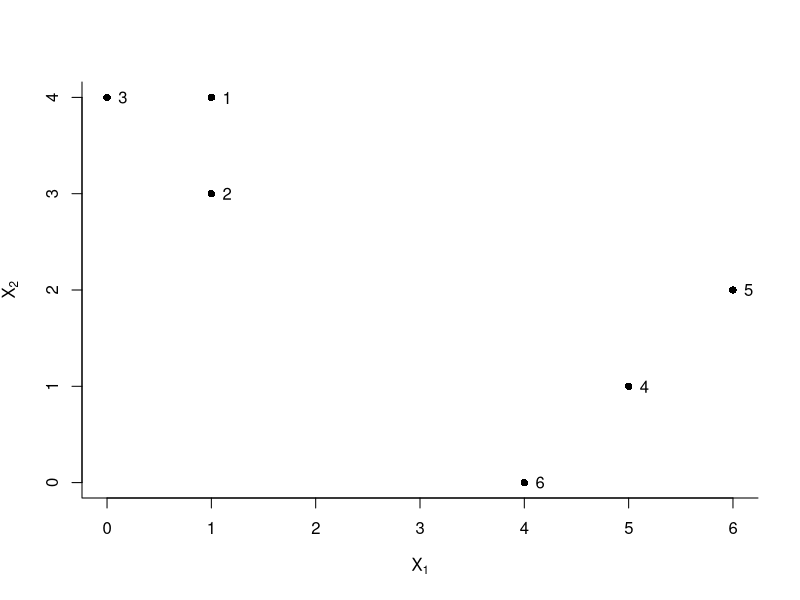
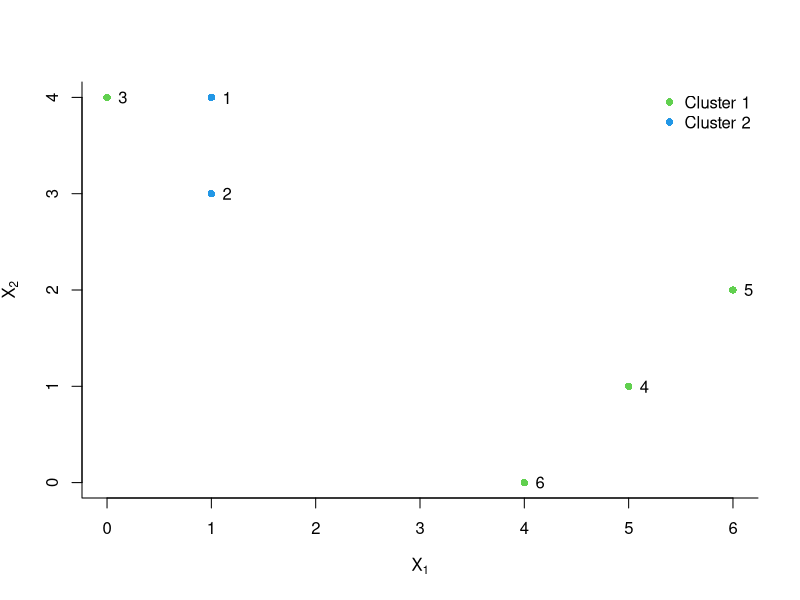
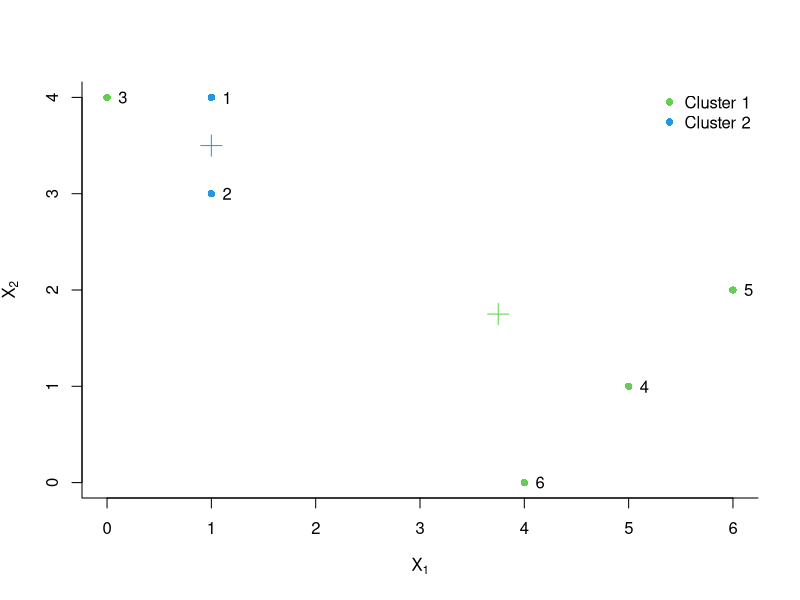
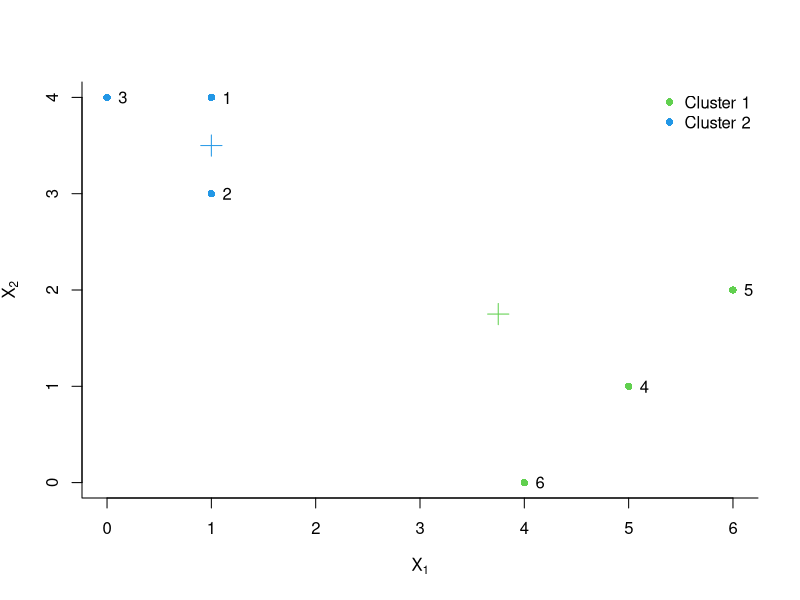
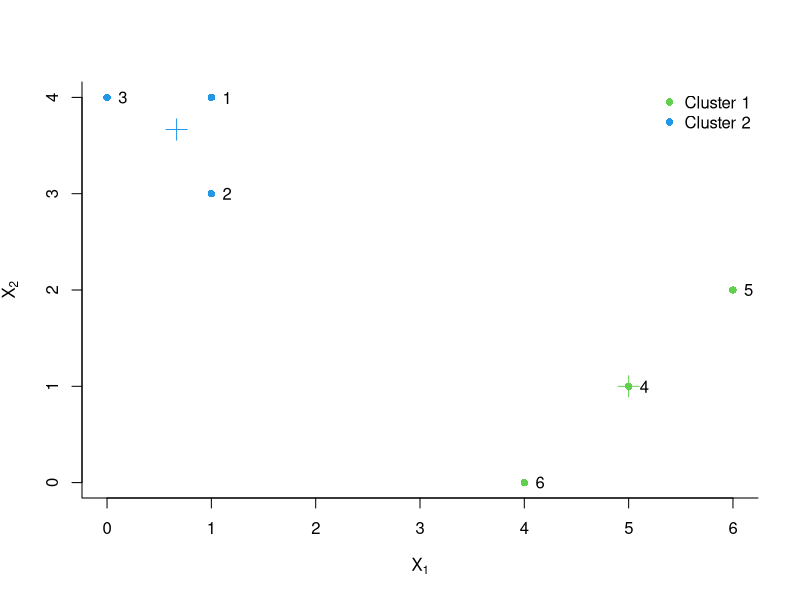
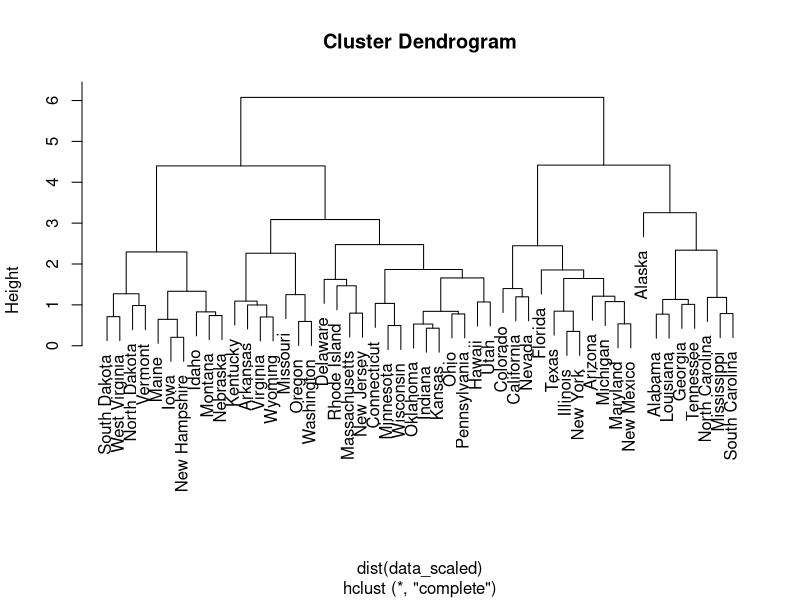

R code for these plots, in order: (Note: this script raises an error after producing the figures.)
x1 = c(1, 1, 0, 5, 6, 4)
x2 = c(4, 3, 4, 1, 2, 0)
x = cbind(x1, x2)
plot(x[,1], x[,2],
xlab = expression(X[1]),
ylab = expression(X[2]),
bty = "l",
     pch = 16)
text(x[,1]+0.15, x[,2], 1:6)


set.seed(2100)
labels = sample(2, nrow(x), replace = T)
x = cbind(x, labels)
x

plot(x[,1], x[,2],
xlab = expression(X[1]),
ylab = expression(X[2]),
bty = "l",
col = labels+2,
pch = 16)
text(x[,1]+0.15, x[,2], 1:6)
legend("topright", legend = c("Cluster 1", "Cluster 2"),
col = c(1,2)+2, pch = 16, bty = "n")

# Cluster one
centroid_one = colMeans(x[x[,3] == 1,, drop = FALSE])[1:2]
centroid_one

# Cluster two
centroid_two = colMeans(x[x[,3] == 2,, drop = FALSE])[1:2]
centroid_two

plot(x[,1], x[,2],
xlab = expression(X[1]),
ylab = expression(X[2]),
col = labels+2,
bty = "l",
pch = 16)
text(x[,1]+0.15, x[,2], 1:6)
legend("topright", legend = c("Cluster 1", "Cluster 2"),
col = c(1,2)+2, pch = 16, bty = "n")
points(centroid_one[1], centroid_one[2], pch = 3, col = 3, cex = 2)
points(centroid_two[1], centroid_two[2], pch = 3, col = 4, cex = 2)



labels = c(2, 2, 2, 1, 1, 1)
x[,3] = labels
plot(x[, 1], x[, 2],
xlab = expression(X[1]),
ylab = expression(X[2]),
bty = "l",
col = labels + 2,
pch = 16)
text(x[,1]+0.15, x[,2], 1:6)
legend("topright", legend = c("Cluster 1", "Cluster 2"),
col = c(1,2)+2, pch = 16, bty = "n")
points(centroid_one[1], centroid_one[2], pch = 3, col = 3, cex = 2)
points(centroid_two[1], centroid_two[2], pch = 3, col = 4, cex = 2)




# Cluster one
centroid_one = colMeans(x[x[,3] == 1,, drop = FALSE])[1:2]
centroid_one


# Cluster two
centroid_two = colMeans(x[x[,3] == 2,, drop = FALSE])[1:2]
centroid_two


plot(x[,1], x[,2],
xlab = expression(X[1]),
ylab = expression(X[2]),
col = labels+2,
bty = "l",
pch = 16)
text(x[,1]+0.15, x[,2], 1:6)
legend("topright", legend = c("Cluster 1", "Cluster 2"),
col = c(1,2)+2, pch = 16, bty = "n")
points(centroid_one[1], centroid_one[2], pch = 3, col = 3, cex = 2)
points(centroid_two[1], centroid_two[2], pch = 3, col = 4, cex = 2)





# Scale the data
data_scaled = scale(USArrests)
# Set seed for reproducibility
set.seed(2100)
# Create the complete linkage cluster based on scaled data.
# 'dist()' computes the Euclidean distance between the observations.
complete_cluster_scaled = hclust(dist(data_scaled), method="complete")
# Plot the complete linkage cluster with scaled data
plot(complete_cluster_scaled)


# Set seed for reproducibility
set.seed(2021)
# Number of classes
n_classes = 3
# Number of obs in each class
n_obs = 20
# Number of variables
n_var = 50
# Generate the data
# Can increase the mean to separate the clusters of PC more.
data =
matrix(sapply(1:3,
function(x) rnorm(n_obs*n_var, mean = 12*sqrt(x))),
ncol=n_var) #, byrow = TRUE) yield completely different values.
dim(data)



pr_results = prcomp(data)
plot(pr_results$x[, 1:2],
col = true_labels,
bty = "l",
xlab = expression(Z[1]),
ylab = expression(Z[2]),
pch = 16)

K = 3
km_results <- kmeans(data, K)
table(true_labels, km_results$cluster)

